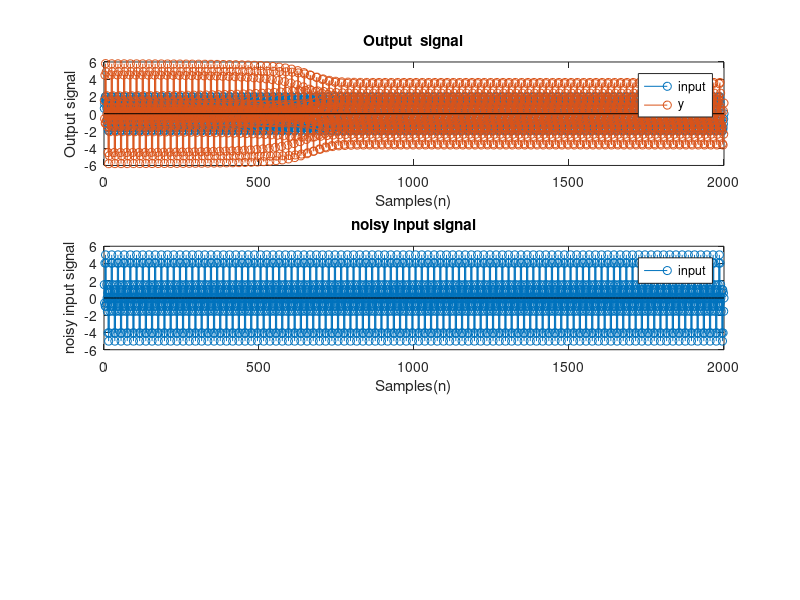
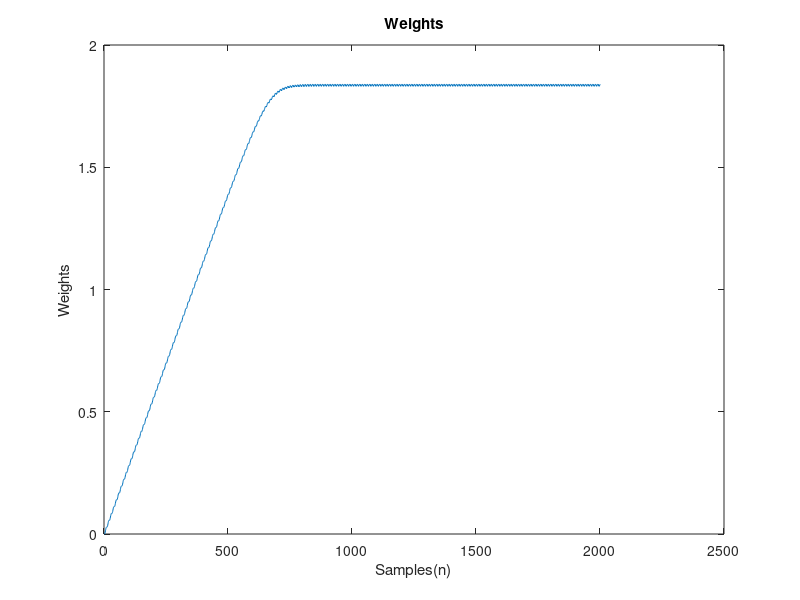
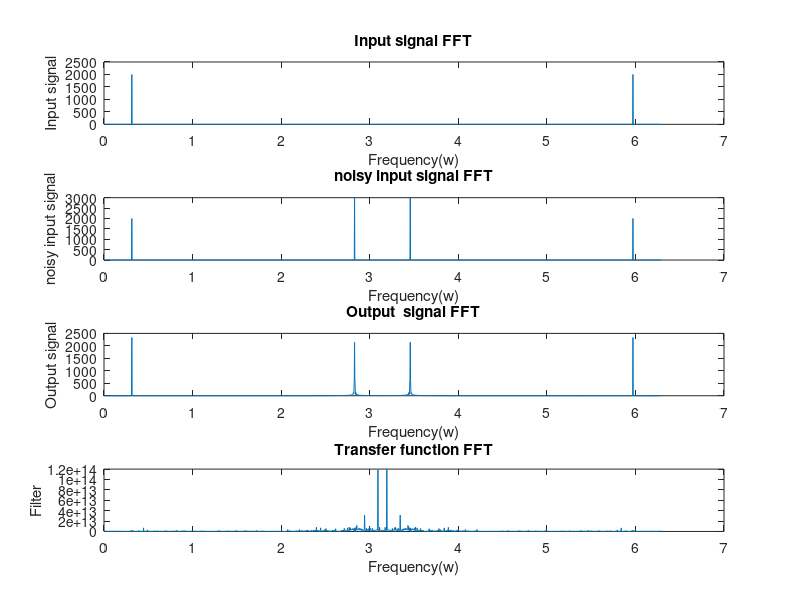

These charts were generated, in order, by the following MATLAB code:
%training_sequence = normrnd(1,1000);
%h = [0.3, 1,0.7,0.3,0.2];
%gaussian_noise = awgn(x,25,'measured'); % assume snr 25dB

%length of input
close all;
N= 2000;

% weights  
a = zeros(1,N);

%update speed of weights
mu = 0.001;

% not sure what this parameter is called and its function
r = 0.85;

%initializing the error function
e = zeros(1,N);


Tfinal= 1;%s
%m = linspace(0,Tfinal,N);
m = 1:N;
%f= 105;%Hz
w=0.1*pi;
%input 
input = 2*sin(w*m);
f_noise = 875;
w_noise=0.9*pi;
%noise 
noise =3*sin(w_noise*m); % normrnd(0,1)/2; %divided by 2 

% initialize an empty array for output (and also to set the initial value
% for output
y =zeros(1,N);


% ADD NOISE

x=input+noise;

a(1) =0;
a(2) = a(1);
%a(3) = a(2) - mu*y(2)*x(1);
e(1) = x(1);
y(1) = e(1);
e(2) = x(2)+a(2)*x(1);
y(2) = e(2)-r*a(2)*y(1);
a(3) = a(2) - mu*y(2)*x(1);

%num_iter = 1000;

for n=3:N
    e(n) = x(n) + a(n)*x(n-1) +x(n-2);
    y(n) = e(n) - r*a(n)*y(n-1) - (r^2)*y(n-2);
    a(n+1) =a(n) - mu*y(n)*x(n-1);
    if ((a(n)>=2)||(a(n)<-2))
        a(n) = 0;
    end
end

%a=a(1:N);

% try visualizing the outputs
figure(1);
subplot(3,1,1);
stem(m,input);
xlabel('Samples(n)');
ylabel('Input signal');
title('Input signal');

hold on;
stem(m,y);
xlabel('Samples(n)');
ylabel('Output signal');
title('Output  signal');
hold off;

legend('input','y');
subplot(3,1,2);
stem(m,x);
xlabel('Samples(n)');
ylabel('noisy input signal');
title('noisy input signal');
legend('noisy input');
% weights
%figure(3)
%{
subplot(3,1,3);
stem(m,y);
xlabel('Samples(n)');
ylabel('Output signal');
title('Output  signal');
hold off;
%}
legend('input','noisy input ','y');

figure(2)
plot(a);
xlabel('Samples(n)');
ylabel('Weights');
title('Weights');
hold on;
% now outputs
%figure(3)
w1 = linspace(0,2*pi,N);

figure(3);
subplot(4,1,1);
plot(w1,abs(fft(input)));
xlabel('Frequency(w)'); 
ylabel('Input signal');
title('Input signal FFT');
%hold on;
X=fft(x);
subplot(4,1,2);
plot(w1,abs(X));
xlabel('Frequency(w)');
ylabel('noisy input signal');
title('noisy input signal FFT');
% weights
%figure(3)
%hold on;
Y=fft(y);
subplot(4,1,3);
plot(w1,abs(Y));
xlabel('Frequency(w)');
ylabel('Output signal');
title('Output  signal FFT');
H=Y./X;
subplot(4,1,4);
plot(w1,abs( H  ));
xlabel('Frequency(w)');
ylabel('Filter');
title('Transfer function FFT');


hold off;

